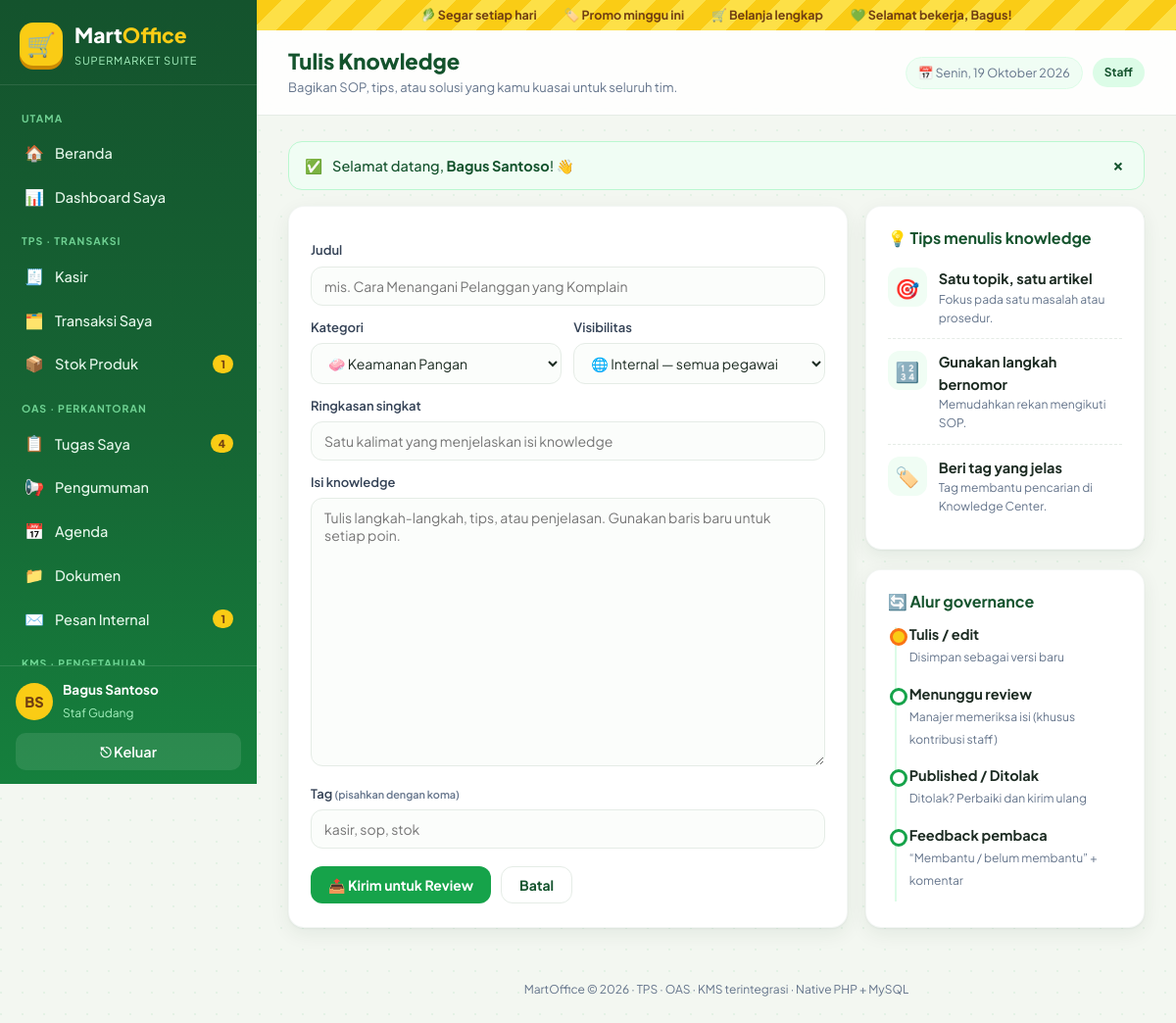
/kms/tulis.php (signed in), run on the app's committed database.
### tables this page shows
CREATE TABLE pegawai (
  id        INT AUTO_INCREMENT PRIMARY KEY,
  nama      VARCHAR(80)  NOT NULL,
  username  VARCHAR(40)  NOT NULL UNIQUE,
  password  VARCHAR(255) NOT NULL,
  role      ENUM('admin','manajer','staff') NOT NULL,
  jabatan   VARCHAR(60)  NULL,
  aktif     TINYINT(1)   NOT NULL DEFAULT 1,
  dibuat    DATETIME     NOT NULL DEFAULT CURRENT_TIMESTAMP
);

### includes/app.php (called while the page is built, shortened)
<?php
require_once __DIR__ . '/functions.php';
require_once __DIR__ . '/layout.php';
if (!empty($_SESSION['uid'])) {
    $GLOBALS['ME'] = row('SELECT id,nama,username,role,jabatan FROM pegawai WHERE id=? AND aktif=1', [(int) $_SESSION['uid']]);
}

### kms/tulis.php (the view, shortened to what this page needs)
<?php
require __DIR__ . '/../includes/app.php';
$boss = is_boss();
$id = (int) (is_post() ? post('id') : get('id'));
$a = null;
$old = $_SESSION['old_kms'] ?? null; unset($_SESSION['old_kms']);
$v = [
    'judul' => $old['judul'] ?? $a['judul'] ?? '',
    'kategori' => (int) ($old['kategori'] ?? $a['id_kategori'] ?? 0),
    'ringkasan' => $old['ringkasan'] ?? $a['ringkasan'] ?? '',
    'isi' => $old['isi'] ?? $a['isi'] ?? '',
    'tag' => $old['tag'] ?? ($a ? implode(', ', tags_artikel($id)) : ''),
    'visibilitas' => $old['visibilitas'] ?? $a['visibilitas'] ?? 'internal',
];
$kategori = rows('SELECT * FROM kategori_kms WHERE aktif=1 OR id=? ORDER BY nama', [$v['kategori']]);
page_start($id ? 'Edit Knowledge' : 'Tulis Knowledge', 'kms-tulis', $id ? 'Setiap penyimpanan tercatat sebagai versi baru di riwayat.' : 'Bagikan SOP, tips, atau solusi yang kamu kuasai untuk seluruh tim.');
?>
<div class="grid g-side">
  <form class="card" method="post">
    <label>Judul</label><input name="judul" value="<?= e($v['judul']) ?>" required maxlength="150" placeholder="mis. Cara Menangani Pelanggan yang Komplain">
    <div class="row">
      <div><label>Kategori</label><select name="kategori" required>
        <?php foreach ($kategori as $k) echo '<option value="' . $k['id'] . '"' . ($v['kategori'] === (int) $k['id'] ? ' selected' : '') . '>' . e($k['ikon'] . ' ' . $k['nama']) . '</option>'; ?></select></div>
      <div><label>Visibilitas</label><select name="visibilitas">
        <option value="internal" <?= $v['visibilitas'] === 'internal' ? 'selected' : '' ?>>🌐 Internal — semua pegawai</option>
        <option value="terbatas" <?= $v['visibilitas'] === 'terbatas' ? 'selected' : '' ?>>🔒 Terbatas — manajemen & penulis</option></select></div>
    </div>
    <label>Ringkasan singkat</label><input name="ringkasan" value="<?= e($v['ringkasan']) ?>" required maxlength="255" placeholder="Satu kalimat yang menjelaskan isi knowledge">
    <label>Isi knowledge</label>
    <textarea name="isi" rows="14" required placeholder="Tulis langkah-langkah, tips, atau penjelasan. Gunakan baris baru untuk setiap poin."><?= e($v['isi']) ?></textarea>
    <label>Tag <small>(pisahkan dengan koma)</small></label>
    <input name="tag" list="dl-tag" value="<?= e($v['tag']) ?>" placeholder="kasir, sop, stok">
    <div class="form-actions">
      <button type="submit"><?= $id ? '💾 Simpan Versi Baru' : ($boss ? '🚀 Publikasikan' : '📤 Kirim untuk Review') ?></button>
      <a class="btn ghost" href="<?= url($id ? 'kms/view.php?id=' . $id : 'kms/index.php') ?>">Batal</a>
    </div>
  </form>
  <aside>
    <div class="card">
      <h3>💡 Tips menulis knowledge</h3>
      <div class="list" style="margin-top:8px">
        <div class="li"><span class="li-ic">🎯</span><div class="li-body"><b>Satu topik, satu artikel</b><small>Fokus pada satu masalah atau prosedur.</small></div></div>
        <div class="li"><span class="li-ic">🔢</span><div class="li-body"><b>Gunakan langkah bernomor</b><small>Memudahkan rekan mengikuti SOP.</small></div></div>
        <div class="li"><span class="li-ic">🏷️</span><div class="li-body"><b>Beri tag yang jelas</b><small>Tag membantu pencarian di Knowledge Center.</small></div></div>
      </div>
    </div>
    <div class="card">
      <h3>🔄 Alur governance</h3>
      <div class="timeline" style="margin-top:12px">
        <div class="tl on"><b>Tulis / edit</b><br><small>Disimpan sebagai versi baru</small></div>
        <div class="tl"><b>Menunggu review</b><br><small>Manajer memeriksa isi (khusus kontribusi staff)</small></div>
        <div class="tl"><b>Published / Ditolak</b><br><small>Ditolak? Perbaiki dan kirim ulang</small></div>
        <div class="tl"><b>Feedback pembaca</b><br><small>“Membantu / belum membantu” + komentar</small></div>
      </div>
    </div>
  </aside>
</div>
<?php page_end();

### includes/layout.php (shortened to what this page needs)
<?php
function menu_items(string $active = ''): array
{
    $r = role();
    $all = ['admin', 'manajer', 'staff'];
    $boss = ['admin', 'manajer'];
    $uid = uid();
    $unread  = (int) val('SELECT COUNT(*) FROM pesan WHERE id_penerima=? AND dibaca=0', [$uid]);
    $review  = in_array($r, $boss) ? (int) val("SELECT COUNT(*) FROM artikel_kms WHERE status='menunggu_review'") : 0;
    $tugas   = $r === 'staff'
        ? (int) val("SELECT COUNT(*) FROM tugas WHERE id_staff=? AND status!='selesai'", [$uid])
        : (int) val("SELECT COUNT(*) FROM tugas WHERE status!='selesai'");
    $menipis = (int) val('SELECT COUNT(*) FROM produk WHERE aktif=1 AND stok<?', [STOK_MIN]);
    $groups = [
        ['Utama', [
            ['beranda', '🏠', 'Beranda', 'beranda.php', $all, 0],
            ['dashboard', '📊', 'Dashboard Saya', home_url(), $all, 0],
            ['mis', '📈', 'MIS · Kinerja Perusahaan', 'mis/index.php', ['manajer'], 0],
        ]],
        ['TPS · Transaksi', [
            ['kasir', '🧾', 'Kasir', 'tps/kasir.php', ['admin', 'staff'], 0],
            ['transaksi', '🗂️', $r === 'staff' ? 'Transaksi Saya' : 'Riwayat Transaksi', 'tps/transaksi.php', $all, 0],
            ['produk', '📦', $r === 'admin' ? 'Produk & Stok' : 'Stok Produk', 'tps/produk.php', $all, $menipis],
            ['laporan', '📊', 'Laporan Penjualan', 'tps/laporan.php', $boss, 0],
        ]],
        ['OAS · Perkantoran', [
            ['tugas', '📋', $r === 'staff' ? 'Tugas Saya' : 'Tugas Staff', 'oas/tugas.php', $all, $tugas],
            ['pengumuman', '📢', 'Pengumuman', 'oas/pengumuman.php', $all, 0],
            ['agenda', '📅', 'Agenda', 'oas/agenda.php', $all, 0],
            ['dokumen', '📁', 'Dokumen', 'oas/dokumen.php', $all, 0],
            ['pesan', '✉️', 'Pesan Internal', 'oas/pesan.php', $all, $unread],
        ]],
        ['KMS · Pengetahuan', [
            ['kms', '📚', 'Knowledge Center', 'kms/index.php', $all, 0],
            ['kms-tulis', '✍️', 'Tulis Knowledge', 'kms/tulis.php', $all, 0],
            ['kms-review', '📝', 'Review Knowledge', 'kms/index.php?tab=review', $boss, $review],
            ['kms-kategori', '🏷️', 'Kategori KMS', 'kms/kategori.php', $boss, 0],
        ]],
        ['Master', [
            ['users', '👥', 'User & Role', 'admin/users.php', ['admin'], 0],
        ]],
    ];
    $out = [];
    foreach ($groups as [$label, $items]) {
        $items = array_values(array_filter($items, fn($i) => in_array($r, $i[4], true)));
        if ($items) $out[] = [$label, $items];
    }
    return $out;
}
function page_start(string $title, string $active = '', string $subtitle = ''): void
{
    $u = me();
    ?><!doctype html>
<html lang="id">
<head>
<link rel="stylesheet" href="<?= url('assets/css/style.css') ?>">
</head>
<body>
<div class="shell">
  <aside class="side<?= strncmp($active, 'mis', 3) === 0 ? ' compact' : '' ?>" id="side">
    <a class="brand" href="<?= url('beranda.php') ?>">
      <span class="logo">🛒</span>
      <span><b>Mart</b><i>Office</i><small><?= strncmp($active, 'mis', 3) === 0 ? 'Management Info System' : 'Supermarket Suite' ?></small></span>
    </a>
    <nav class="menu">
      <?php foreach (menu_items($active) as [$label, $items]): ?>
        <div class="menu-label"><?= e($label) ?></div>
        <?php foreach ($items as [$key, $ic, $text, $href, , $count]): ?>
          <a href="<?= url($href) ?>" class="<?= $key === $active ? 'on' : '' ?>">
            <span class="mi"><?= $ic ?></span><span class="mt"><?= e($text) ?></span>
            <?php if ($count > 0): ?><span class="count"><?= $count ?></span><?php endif; ?>
          </a>
        <?php endforeach; ?>
      <?php endforeach; ?>
    </nav>
    <div class="side-foot">
      <div class="me">
        <span class="avatar"><?= e(inisial($u['nama'])) ?></span>
        <div><b><?= e($u['nama']) ?></b><small><?= e($u['jabatan'] ?: ucfirst($u['role'])) ?></small></div>
      </div>
      <a class="logout" href="<?= url('logout.php') ?>">⎋ Keluar</a>
    </div>
  </aside>
  <div class="main">
    <div class="promo-strip">
      <span>🥬 Segar setiap hari</span><span>🏷️ Promo minggu ini</span><span>🛒 Belanja lengkap</span><span>💚 Selamat bekerja, <?= e(explode(' ', $u['nama'])[0]) ?>!</span>
    </div>
    <header class="topbar">
      <div class="tb-title">
        <h1><?= e($title) ?></h1>
        <?php if ($subtitle): ?><p><?= $subtitle ?></p><?php endif; ?>
      </div>
      <div class="tb-right">
        <span class="today">📅 <?= tgl_panjang() ?></span>
        <span class="role-pill <?= e($u['role']) ?>"><?= e(ucfirst($u['role'])) ?></span>
      </div>
    </header>
    <main class="content">
      <?= render_flash() ?>
<?php
}
function page_end(): void
{
    ?>
    </main>
    <footer class="foot"><?= APP_NAME ?> © <?= date('Y') ?> · TPS · OAS · KMS terintegrasi · Native PHP + MySQL</footer>
  </div>
</div>
</body>
</html>
<?php
}

### data on the page
pegawai: nama "BS", nama "Bagus Santoso", jabatan "Staf Gudang", nama "Bagus", role "Staff"

### other printed values
$label "UTAMA"
$ic "🏠"
$text "Beranda"
$ic "📊"
$text "Dashboard Saya"
$label "TPS · TRANSAKSI"
$ic "🧾"
$text "Kasir"
$ic "🗂️"
$text "Transaksi Saya"
$ic "📦"
$text "Stok Produk"
$count "1"
$label "OAS · PERKANTORAN"
$ic "📋"
